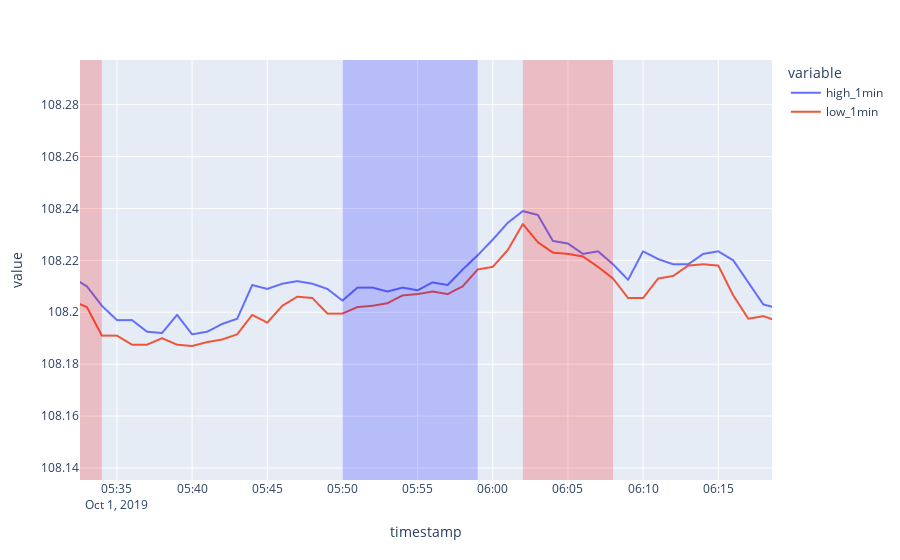

Write notebook code for a chart like this one.
### Markdown cell above
### 取引の可視化

### Code cell
plot_date = "2019-10-01"
start_datetime = pd.Timestamp(plot_date + " 00:00:00")
end_datetime = pd.Timestamp(plot_date + " 23:59:59")

fig = px.line(df.loc[plot_date, ["high_1min", "low_1min"]])

for order in order_manager.order_history:
    if order.entry_timestamp < start_datetime or order.exit_timestamp > end_datetime:
        continue

    fillcolor = "blue" if order.position_type == "long" else "red"
    fig.add_vrect(x0=order.entry_timestamp, x1=order.exit_timestamp, line_width=0, opacity=0.2, fillcolor=fillcolor)

fig.show()

### Figure 1 — Plotly figure (JSON) as saved in the notebook; plotly's stock layout.template omitted (floating-point values rounded to 4 significant figures; data arrays with more than 128 entries replaced by an {"elided": "..."} marker saying what was removed)
{"data": [{"hovertemplate": "variable=high_1min<br>timestamp=%{x}<br>value=%{y}<extra></extra>", "legendgroup": "high_1min", "line": {"color": "#636efa", "dash": "solid"}, "marker": {"symbol": "circle"}, "mode": "lines", "name": "high_1min", "showlegend": true, "type": "scattergl", "x": {"elided": "1440 str values"}, "xaxis": "x", "y": {"elided": "1440 float values"}, "yaxis": "y"}, {"hovertemplate": "variable=low_1min<br>timestamp=%{x}<br>value=%{y}<extra></extra>", "legendgroup": "low_1min", "line": {"color": "#EF553B", "dash": "solid"}, "marker": {"symbol": "circle"}, "mode": "lines", "name": "low_1min", "showlegend": true, "type": "scattergl", "x": {"elided": "1440 str values"}, "xaxis": "x", "y": {"elided": "1440 float values"}, "yaxis": "y"}], "layout": {"autosize": true, "legend": {"title": {"text": "variable"}, "tracegroupgap": 0}, "margin": {"t": 60}, "shapes": [{"fillcolor": "red", "line": {"width": 0}, "opacity": 0.2, "type": "rect", "x0": "2019-10-01T00:18:00", "x1": "2019-10-01T00:22:00", "xref": "x", "y0": 0, "y1": 1, "yref": "y domain"}, {"fillcolor": "red", "line": {"width": 0}, "opacity": 0.2, "type": "rect", "x0": "2019-10-01T00:56:00", "x1": "2019-10-01T01:00:00", "xref": "x", "y0": 0, "y1": 1, "yref": "y domain"}, {"fillcolor": "blue", "line": {"width": 0}, "opacity": 0.2, "type": "rect", "x0": "2019-10-01T01:05:00", "x1": "2019-10-01T01:14:00", "xref": "x", "y0": 0, "y1": 1, "yref": "y domain"}, {"fillcolor": "blue", "line": {"width": 0}, "opacity": 0.2, "type": "rect", "x0": "2019-10-01T01:31:00", "x1": "2019-10-01T01:35:00", "xref": "x", "y0": 0, "y1": 1, "yref": "y domain"}, {"fillcolor": "blue", "line": {"width": 0}, "opacity": 0.2, "type": "rect", "x0": "2019-10-01T02:24:00", "x1": "2019-10-01T02:32:00", "xref": "x", "y0": 0, "y1": 1, "yref": "y domain"}, {"fillcolor": "red", "line": {"width": 0}, "opacity": 0.2, "type": "rect", "x0": "2019-10-01T02:43:00", "x1": "2019-10-01T02:50:00", "xref": "x", "y0": 0, "y1": 1, "yref": "y domain"}, {"fillcolor": "blue", "line": {"width": 0}, "opacity": 0.2, "type": "rect", "x0": "2019-10-01T03:22:00", "x1": "2019-10-01T04:57:00", "xref": "x", "y0": 0, "y1": 1, "yref": "y domain"}, {"fillcolor": "red", "line": {"width": 0}, "opacity": 0.2, "type": "rect", "x0": "2019-10-01T05:07:00", "x1": "2019-10-01T05:08:00", "xref": "x", "y0": 0, "y1": 1, "yref": "y domain"}, {"fillcolor": "red", "line": {"width": 0}, "opacity": 0.2, "type": "rect", "x0": "2019-10-01T05:28:00", "x1": "2019-10-01T05:34:00", "xref": "x", "y0": 0, "y1": 1, "yref": "y domain"}, {"fillcolor": "blue", "line": {"width": 0}, "opacity": 0.2, "type": "rect", "x0": "2019-10-01T05:50:00", "x1": "2019-10-01T05:59:00", "xref": "x", "y0": 0, "y1": 1, "yref": "y domain"}, {"fillcolor": "red", "line": {"width": 0}, "opacity": 0.2, "type": "rect", "x0": "2019-10-01T06:02:00", "x1": "2019-10-01T06:08:00", "xref": "x", "y0": 0, "y1": 1, "yref": "y domain"}, {"fillcolor": "blue", "line": {"width": 0}, "opacity": 0.2, "type": "rect", "x0": "2019-10-01T06:19:00", "x1": "2019-10-01T06:30:00", "xref": "x", "y0": 0, "y1": 1, "yref": "y domain"}, {"fillcolor": "blue", "line": {"width": 0}, "opacity": 0.2, "type": "rect", "x0": "2019-10-01T06:37:00", "x1": "2019-10-01T06:45:00", "xref": "x", "y0": 0, "y1": 1, "yref": "y domain"}, {"fillcolor": "blue", "line": {"width": 0}, "opacity": 0.2, "type": "rect", "x0": "2019-10-01T07:09:00", "x1": "2019-10-01T07:11:00", "xref": "x", "y0": 0, "y1": 1, "yref": "y domain"}, {"fillcolor": "blue", "line": {"width": 0}, "opacity": 0.2, "type": "rect", "x0": "2019-10-01T07:12:00", "x1": "2019-10-01T07:14:00", "xref": "x", "y0": 0, "y1": 1, "yref": "y domain"}, {"fillcolor": "blue", "line": {"width": 0}, "opacity": 0.2, "type": "rect", "x0": "2019-10-01T07:17:00", "x1": "2019-10-01T07:19:00", "xref": "x", "y0": 0, "y1": 1, "yref": "y domain"}, {"fillcolor": "blue", "line": {"width": 0}, "opacity": 0.2, "type": "rect", "x0": "2019-10-01T07:20:00", "x1": "2019-10-01T07:23:00", "xref": "x", "y0": 0, "y1": 1, "yref": "y domain"}, {"fillcolor": "red", "line": {"width": 0}, "opacity": 0.2, "type": "rect", "x0": "2019-10-01T07:30:00", "x1": "2019-10-01T07:35:00", "xref": "x", "y0": 0, "y1": 1, "yref": "y domain"}, {"fillcolor": "red", "line": {"width": 0}, "opacity": 0.2, "type": "rect", "x0": "2019-10-01T07:41:00", "x1": "2019-10-01T08:02:00", "xref": "x", "y0": 0, "y1": 1, "yref": "y domain"}, {"fillcolor": "blue", "line": {"width": 0}, "opacity": 0.2, "type": "rect", "x0": "2019-10-01T08:09:00", "x1": "2019-10-01T08:15:00", "xref": "x", "y0": 0, "y1": 1, "yref": "y domain"}, {"fillcolor": "blue", "line": {"width": 0}, "opacity": 0.2, "type": "rect", "x0": "2019-10-01T08:24:00", "x1": "2019-10-01T08:25:00", "xref": "x", "y0": 0, "y1": 1, "yref": "y domain"}, {"fillcolor": "blue", "line": {"width": 0}, "opacity": 0.2, "type": "rect", "x0": "2019-10-01T08:30:00", "x1": "2019-10-01T08:31:00", "xref": "x", "y0": 0, "y1": 1, "yref": "y domain"}, {"fillcolor": "red", "line": {"width": 0}, "opacity": 0.2, "type": "rect", "x0": "2019-10-01T08:34:00", "x1": "2019-10-01T08:36:00", "xref": "x", "y0": 0, "y1": 1, "yref": "y domain"}, {"fillcolor": "red", "line": {"width": 0}, "opacity": 0.2, "type": "rect", "x0": "2019-10-01T08:42:00", "x1": "2019-10-01T08:49:00", "xref": "x", "y0": 0, "y1": 1, "yref": "y domain"}, {"fillcolor": "red", "line": {"width": 0}, "opacity": 0.2, "type": "rect", "x0": "2019-10-01T08:51:00", "x1": "2019-10-01T08:53:00", "xref": "x", "y0": 0, "y1": 1, "yref": "y domain"}, {"fillcolor": "blue", "line": {"width": 0}, "opacity": 0.2, "type": "rect", "x0": "2019-10-01T09:01:00", "x1": "2019-10-01T09:14:00", "xref": "x", "y0": 0, "y1": 1, "yref": "y domain"}, {"fillcolor": "red", "line": {"width": 0}, "opacity": 0.2, "type": "rect", "x0": "2019-10-01T09:22:00", "x1": "2019-10-01T09:24:00", "xref": "x", "y0": 0, "y1": 1, "yref": "y domain"}, {"fillcolor": "red", "line": {"width": 0}, "opacity": 0.2, "type": "rect", "x0": "2019-10-01T09:30:00", "x1": "2019-10-01T09:32:00", "xref": "x", "y0": 0, "y1": 1, "yref": "y domain"}, {"fillcolor": "red", "line": {"width": 0}, "opacity": 0.2, "type": "rect", "x0": "2019-10-01T09:43:00", "x1": "2019-10-01T09:46:00", "xref": "x", "y0": 0, "y1": 1, "yref": "y domain"}, {"fillcolor": "blue", "line": {"width": 0}, "opacity": 0.2, "type": "rect", "x0": "2019-10-01T10:02:00", "x1": "2019-10-01T10:18:00", "xref": "x", "y0": 0, "y1": 1, "yref": "y domain"}, {"fillcolor": "blue", "line": {"width": 0}, "opacity": 0.2, "type": "rect", "x0": "2019-10-01T10:23:00", "x1": "2019-10-01T10:28:00", "xref": "x", "y0": 0, "y1": 1, "yref": "y domain"}, {"fillcolor": "blue", "line": {"width": 0}, "opacity": 0.2, "type": "rect", "x0": "2019-10-01T10:29:00", "x1": "2019-10-01T10:33:00", "xref": "x", "y0": 0, "y1": 1, "yref": "y domain"}, {"fillcolor": "red", "line": {"width": 0}, "opacity": 0.2, "type": "rect", "x0": "2019-10-01T10:41:00", "x1": "2019-10-01T10:56:00", "xref": "x", "y0": 0, "y1": 1, "yref": "y domain"}, {"fillcolor": "blue", "line": {"width": 0}, "opacity": 0.2, "type": "rect", "x0": "2019-10-01T11:02:00", "x1": "2019-10-01T11:11:00", "xref": "x", "y0": 0, "y1": 1, "yref": "y domain"}, {"fillcolor": "blue", "line": {"width": 0}, "opacity": 0.2, "type": "rect", "x0": "2019-10-01T11:12:00", "x1": "2019-10-01T11:14:00", "xref": "x", "y0": 0, "y1": 1, "yref": "y domain"}, {"fillcolor": "blue", "line": {"width": 0}, "opacity": 0.2, "type": "rect", "x0": "2019-10-01T11:30:00", "x1": "2019-10-01T11:32:00", "xref": "x", "y0": 0, "y1": 1, "yref": "y domain"}, {"fillcolor": "blue", "line": {"width": 0}, "opacity": 0.2, "type": "rect", "x0": "2019-10-01T11:35:00", "x1": "2019-10-01T11:38:00", "xref": "x", "y0": 0, "y1": 1, "yref": "y domain"}, {"fillcolor": "red", "line": {"width": 0}, "opacity": 0.2, "type": "rect", "x0": "2019-10-01T11:49:00", "x1": "2019-10-01T12:05:00", "xref": "x", "y0": 0, "y1": 1, "yref": "y domain"}, {"fillcolor": "blue", "line": {"width": 0}, "opacity": 0.2, "type": "rect", "x0": "2019-10-01T12:10:00", "x1": "2019-10-01T12:15:00", "xref": "x", "y0": 0, "y1": 1, "yref": "y domain"}, {"fillcolor": "red", "line": {"width": 0}, "opacity": 0.2, "type": "rect", "x0": "2019-10-01T12:19:00", "x1": "2019-10-01T12:38:00", "xref": "x", "y0": 0, "y1": 1, "yref": "y domain"}, {"fillcolor": "blue", "line": {"width": 0}, "opacity": 0.2, "type": "rect", "x0": "2019-10-01T12:56:00", "x1": "2019-10-01T12:58:00", "xref": "x", "y0": 0, "y1": 1, "yref": "y domain"}, {"fillcolor": "blue", "line": {"width": 0}, "opacity": 0.2, "type": "rect", "x0": "2019-10-01T13:03:00", "x1": "2019-10-01T13:04:00", "xref": "x", "y0": 0, "y1": 1, "yref": "y domain"}, {"fillcolor": "red", "line": {"width": 0}, "opacity": 0.2, "type": "rect", "x0": "2019-10-01T13:17:00", "x1": "2019-10-01T13:30:00", "xref": "x", "y0": 0, "y1": 1, "yref": "y domain"}, {"fillcolor": "red", "line": {"width": 0}, "opacity": 0.2, "type": "rect", "x0": "2019-10-01T13:36:00", "x1": "2019-10-01T13:39:00", "xref": "x", "y0": 0, "y1": 1, "yref": "y domain"}, {"fillcolor": "blue", "line": {"width": 0}, "opacity": 0.2, "type": "rect", "x0": "2019-10-01T13:51:00", "x1": "2019-10-01T13:52:00", "xref": "x", "y0": 0, "y1": 1, "yref": "y domain"}, {"fillcolor": "blue", "line": {"width": 0}, "opacity": 0.2, "type": "rect", "x0": "2019-10-01T13:53:00", "x1": "2019-10-01T13:55:00", "xref": "x", "y0": 0, "y1": 1, "yref": "y domain"}, {"fillcolor": "red", "line": {"width": 0}, "opacity": 0.2, "type": "rect", "x0": "2019-10-01T14:00:00", "x1": "2019-10-01T14:07:00", "xref": "x", "y0": 0, "y1": 1, "yref": "y domain"}, {"fillcolor": "blue", "line": {"width": 0}, "opacity": 0.2, "type": "rect", "x0": "2019-10-01T14:20:00", "x1": "2019-10-01T14:36:00", "xref": "x", "y0": 0, "y1": 1, "yref": "y domain"}, {"fillcolor": "blue", "line": {"width": 0}, "opacity": 0.2, "type": "rect", "x0": "2019-10-01T14:40:00", "x1": "2019-10-01T14:50:00", "xref": "x", "y0": 0, "y1": 1, "yref": "y domain"}, {"fillcolor": "red", "line": {"width": 0}, "opacity": 0.2, "type": "rect", "x0": "2019-10-01T14:59:00", "x1": "2019-10-01T15:06:00", "xref": "x", "y0": 0, "y1": 1, "yref": "y domain"}, {"fillcolor": "blue", "line": {"width": 0}, "opacity": 0.2, "type": "rect", "x0": "2019-10-01T15:15:00", "x1": "2019-10-01T15:32:00", "xref": "x", "y0": 0, "y1": 1, "yref": "y domain"}, {"fillcolor": "red", "line": {"width": 0}, "opacity": 0.2, "type": "rect", "x0": "2019-10-01T15:43:00", "x1": "2019-10-01T15:45:00", "xref": "x", "y0": 0, "y1": 1, "yref": "y domain"}, {"fillcolor": "red", "line": {"width": 0}, "opacity": 0.2, "type": "rect", "x0": "2019-10-01T15:47:00", "x1": "2019-10-01T15:54:00", "xref": "x", "y0": 0, "y1": 1, "yref": "y domain"}, {"fillcolor": "red", "line": {"width": 0}, "opacity": 0.2, "type": "rect", "x0": "2019-10-01T15:58:00", "x1": "2019-10-01T16:45:00", "xref": "x", "y0": 0, "y1": 1, "yref": "y domain"}, {"fillcolor": "red", "line": {"width": 0}, "opacity": 0.2, "type": "rect", "x0": "2019-10-01T16:48:00", "x1": "2019-10-01T18:20:00", "xref": "x", "y0": 0, "y1": 1, "yref": "y domain"}, {"fillcolor": "blue", "line": {"width": 0}, "opacity": 0.2, "type": "rect", "x0": "2019-10-01T18:34:00", "x1": "2019-10-01T18:37:00", "xref": "x", "y0": 0, "y1": 1, "yref": "y domain"}, {"fillcolor": "red", "line": {"width": 0}, "opacity": 0.2, "type": "rect", "x0": "2019-10-01T18:50:00", "x1": "2019-10-01T18:51:00", "xref": "x", "y0": 0, "y1": 1, "yref": "y domain"}, {"fillcolor": "red", "line": {"width": 0}, "opacity": 0.2, "type": "rect", "x0": "2019-10-01T19:05:00", "x1": "2019-10-01T19:07:00", "xref": "x", "y0": 0, "y1": 1, "yref": "y domain"}, {"fillcolor": "red", "line": {"width": 0}, "opacity": 0.2, "type": "rect", "x0": "2019-10-01T19:09:00", "x1": "2019-10-01T19:10:00", "xref": "x", "y0": 0, "y1": 1, "yref": "y domain"}, {"fillcolor": "blue", "line": {"width": 0}, "opacity": 0.2, "type": "rect", "x0": "2019-10-01T19:17:00", "x1": "2019-10-01T19:18:00", "xref": "x", "y0": 0, "y1": 1, "yref": "y domain"}, {"fillcolor": "blue", "line": {"width": 0}, "opacity": 0.2, "type": "rect", "x0": "2019-10-01T19:30:00", "x1": "2019-10-01T19:32:00", "xref": "x", "y0": 0, "y1": 1, "yref": "y domain"}, {"fillcolor": "blue", "line": {"width": 0}, "opacity": 0.2, "type": "rect", "x0": "2019-10-01T19:35:00", "x1": "2019-10-01T19:40:00", "xref": "x", "y0": 0, "y1": 1, "yref": "y domain"}, {"fillcolor": "red", "line": {"width": 0}, "opacity": 0.2, "type": "rect", "x0": "2019-10-01T19:41:00", "x1": "2019-10-01T19:42:00", "xref": "x", "y0": 0, "y1": 1, "yref": "y domain"}, {"fillcolor": "red", "line": {"width": 0}, "opacity": 0.2, "type": "rect", "x0": "2019-10-01T19:51:00", "x1": "2019-10-01T20:00:00", "xref": "x", "y0": 0, "y1": 1, "yref": "y domain"}, {"fillcolor": "blue", "line": {"width": 0}, "opacity": 0.2, "type": "rect", "x0": "2019-10-01T20:08:00", "x1": "2019-10-01T20:17:00", "xref": "x", "y0": 0, "y1": 1, "yref": "y domain"}, {"fillcolor": "red", "line": {"width": 0}, "opacity": 0.2, "type": "rect", "x0": "2019-10-01T20:26:00", "x1": "2019-10-01T20:28:00", "xref": "x", "y0": 0, "y1": 1, "yref": "y domain"}, {"fillcolor": "blue", "line": {"width": 0}, "opacity": 0.2, "type": "rect", "x0": "2019-10-01T20:34:00", "x1": "2019-10-01T20:39:00", "xref": "x", "y0": 0, "y1": 1, "yref": "y domain"}, {"fillcolor": "red", "line": {"width": 0}, "opacity": 0.2, "type": "rect", "x0": "2019-10-01T20:44:00", "x1": "2019-10-01T20:49:00", "xref": "x", "y0": 0, "y1": 1, "yref": "y domain"}, {"fillcolor": "red", "line": {"width": 0}, "opacity": 0.2, "type": "rect", "x0": "2019-10-01T20:58:00", "x1": "2019-10-01T20:59:00", "xref": "x", "y0": 0, "y1": 1, "yref": "y domain"}, {"fillcolor": "blue", "line": {"width": 0}, "opacity": 0.2, "type": "rect", "x0": "2019-10-01T21:17:00", "x1": "2019-10-01T21:32:00", "xref": "x", "y0": 0, "y1": 1, "yref": "y domain"}, {"fillcolor": "blue", "line": {"width": 0}, "opacity": 0.2, "type": "rect", "x0": "2019-10-01T21:39:00", "x1": "2019-10-01T21:42:00", "xref": "x", "y0": 0, "y1": 1, "yref": "y domain"}, {"fillcolor": "red", "line": {"width": 0}, "opacity": 0.2, "type": "rect", "x0": "2019-10-01T21:47:00", "x1": "2019-10-01T21:49:00", "xref": "x", "y0": 0, "y1": 1, "yref": "y domain"}, {"fillcolor": "blue", "line": {"width": 0}, "opacity": 0.2, "type": "rect", "x0": "2019-10-01T21:59:00", "x1": "2019-10-01T22:02:00", "xref": "x", "y0": 0, "y1": 1, "yref": "y domain"}, {"fillcolor": "blue", "line": {"width": 0}, "opacity": 0.2, "type": "rect", "x0": "2019-10-01T22:07:00", "x1": "2019-10-01T22:08:00", "xref": "x", "y0": 0, "y1": 1, "yref": "y domain"}, {"fillcolor": "red", "line": {"width": 0}, "opacity": 0.2, "type": "rect", "x0": "2019-10-01T22:18:00", "x1": "2019-10-01T22:39:00", "xref": "x", "y0": 0, "y1": 1, "yref": "y domain"}, {"fillcolor": "blue", "line": {"width": 0}, "opacity": 0.2, "type": "rect", "x0": "2019-10-01T22:41:00", "x1": "2019-10-01T22:42:00", "xref": "x", "y0": 0, "y1": 1, "yref": "y domain"}, {"fillcolor": "red", "line": {"width": 0}, "opacity": 0.2, "type": "rect", "x0": "2019-10-01T22:54:00", "x1": "2019-10-01T22:57:00", "xref": "x", "y0": 0, "y1": 1, "yref": "y domain"}, {"fillcolor": "blue", "line": {"width": 0}, "opacity": 0.2, "type": "rect", "x0": "2019-10-01T23:43:00", "x1": "2019-10-01T23:55:00", "xref": "x", "y0": 0, "y1": 1, "yref": "y domain"}], "xaxis": {"anchor": "y", "autorange": false, "domain": [0, 1], "range": ["2019-10-01 05:32:32.6156", "2019-10-01 06:18:34.5349"], "title": {"text": "timestamp"}, "type": "date"}, "yaxis": {"anchor": "x", "autorange": false, "domain": [0, 1], "range": [108.1, 108.3], "title": {"text": "value"}, "type": "linear"}}}
